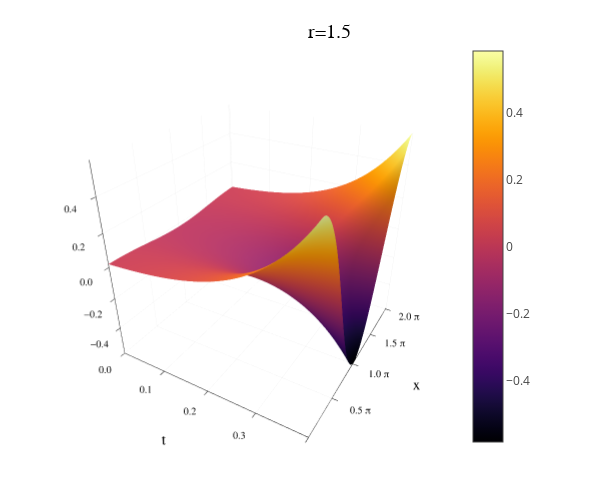
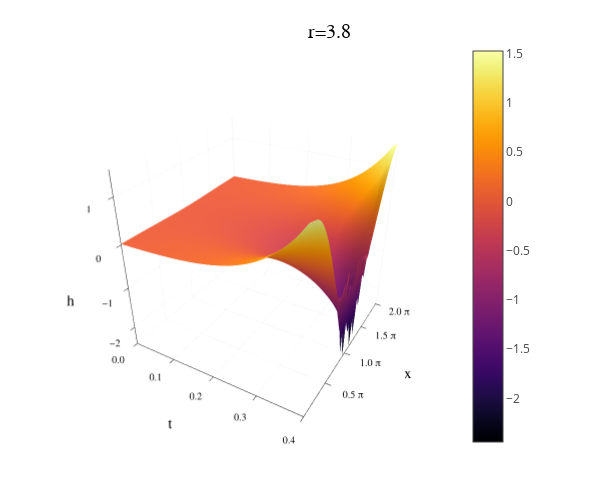
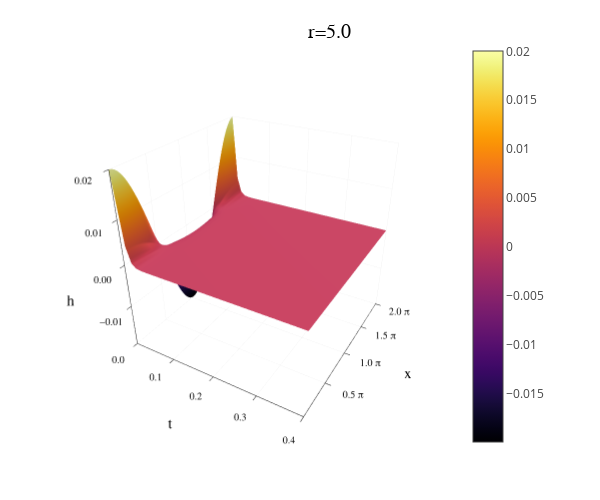

The cell these charts' notebook holds for them, in order:
### Code cell
for r in rs
    p = surface(hs[r],size=(600,500))
    xlabel!(p,"t")
    tidxs = Vector(range(1,M+1,step=10))
    xticks!(p,(tidxs,string.(t[tidxs])))
    idxs = Vector(range(0,N-1,step=25))
    yticks!(p,(idxs,string.(2*idxs/(N-1)).* " π"))
    ylabel!(p,"x")
    zlabel!(p,"h")
    title!(p,"r=$r")
    display(p)
end

### Figure 1 — Plotly figure (JSON) as saved in the notebook; plotly's stock layout.template omitted (floating-point values rounded to 4 significant figures; data arrays with more than 128 entries replaced by an {"elided": "..."} marker saying what was removed)
{"data": [{"cmax": 0.5857, "cmin": -0.5854, "colorbar": {"len": 0.8926, "title": {"text": ""}, "x": 0.7716, "y": 0.5069}, "colorscale": {"elided": "256x2 mixed values"}, "name": "y1", "opacity": null, "scene": "scene", "showlegend": false, "showscale": true, "type": "surface", "x": [1, 2, 3, 4, 5, 6, 7, 8, 9, 10, 11, 12, 13, 14, 15, 16, 17, 18, 19, 20, 21, 22, 23, 24, 25, 26, 27, 28, 29, 30, 31, 32, 33, 34, 35, 36, 37, 38, 39, 40, 41], "xaxis": "x", "y": [1, 2, 3, 4, 5, 6, 7, 8, 9, 10, 11, 12, 13, 14, 15, 16, 17, 18, 19, 20, 21, 22, 23, 24, 25, 26, 27, 28, 29, 30, 31, 32, 33, 34, 35, 36, 37, 38, 39, 40, 41, 42, 43, 44, 45, 46, 47, 48, 49, 50, 51, 52, 53, 54, 55, 56, 57, 58, 59, 60, 61, 62, 63, 64, 65, 66, 67, 68, 69, 70, 71, 72, 73, 74, 75, 76, 77, 78, 79, 80, 81, 82, 83, 84, 85, 86, 87, 88, 89, 90, 91, 92, 93, 94, 95, 96, 97, 98, 99, 100, 101], "yaxis": "y", "z": {"elided": "101x41 float values"}, "zaxis": "z", "zmax": 0.5857, "zmin": -0.5854}], "layout": {"annotations": [{"font": {"color": "rgba(0, 0, 0, 1)", "family": "sans-serif", "size": 20}, "rotation": 0, "showarrow": false, "text": "r=1.5", "x": 0.5498, "xanchor": "center", "xref": "paper", "y": 1, "yanchor": "top", "yref": "paper"}], "height": 500, "legend": {"bgcolor": "rgba(255, 255, 255, 1.000)", "bordercolor": "rgba(0, 0, 0, 1)", "borderwidth": 1, "font": {"color": "rgba(0, 0, 0, 1)", "family": "sans-serif", "size": 11}, "title": {"font": {"color": "rgba(0, 0, 0, 1)", "family": "sans-serif", "size": 15}, "text": ""}, "tracegroupgap": 0, "traceorder": "normal", "x": 1, "xanchor": "auto", "y": 1, "yanchor": "auto"}, "margin": {"b": 20, "l": 0, "r": 0, "t": 20}, "paper_bgcolor": "rgba(255, 255, 255, 1.000)", "plot_bgcolor": "rgba(255, 255, 255, 1.000)", "scene": {"aspectmode": "auto", "aspectratio": {"x": 1, "y": 1, "z": 1}, "camera": {"center": {"x": 0, "y": 0, "z": 0}, "eye": {"x": 1.02, "y": -1.766, "z": 1.178}, "projection": {"type": "perspective"}, "up": {"x": -0.003204, "y": -0.001854, "z": 1.0}}, "domain": {"x": [0.1061, 0.7716], "y": [0.06065, 0.9532]}, "xaxis": {"gridcolor": "rgba(0, 0, 0, 0.1)", "gridwidth": 0.5, "linecolor": "rgba(0, 0, 0, 1)", "mirror": false, "range": [1, 41], "showgrid": true, "showline": true, "showticklabels": true, "tickangle": 0, "tickcolor": "rgb(0, 0, 0)", "tickfont": {"color": "rgba(0, 0, 0, 1)", "family": "sans-serif", "size": 11}, "tickmode": "array", "ticks": "inside", "ticktext": ["0.0", "0.1", "0.2", "0.3", "0.4"], "tickvals": [1, 11, 21, 31, 41], "title": {"font": {"color": "rgba(0, 0, 0, 1)", "family": "sans-serif", "size": 15}, "text": "t"}, "type": "linear", "visible": true, "zeroline": false, "zerolinecolor": "rgba(0, 0, 0, 1)"}, "yaxis": {"gridcolor": "rgba(0, 0, 0, 0.1)", "gridwidth": 0.5, "linecolor": "rgba(0, 0, 0, 1)", "mirror": false, "range": [1, 101], "showgrid": true, "showline": true, "showticklabels": true, "tickangle": 0, "tickcolor": "rgb(0, 0, 0)", "tickfont": {"color": "rgba(0, 0, 0, 1)", "family": "sans-serif", "size": 11}, "tickmode": "array", "ticks": "inside", "ticktext": ["0.0 π", "0.5 π", "1.0 π", "1.5 π", "2.0 π"], "tickvals": [0, 25, 50, 75, 100], "title": {"font": {"color": "rgba(0, 0, 0, 1)", "family": "sans-serif", "size": 15}, "text": "x"}, "type": "linear", "visible": true, "zeroline": false, "zerolinecolor": "rgba(0, 0, 0, 1)"}, "zaxis": {"gridcolor": "rgba(0, 0, 0, 0.1)", "gridwidth": 0.5, "linecolor": "rgba(0, 0, 0, 1)", "mirror": false, "range": [-0.5854, 0.5857], "showgrid": true, "showline": true, "showticklabels": true, "tickangle": 0, "tickcolor": "rgb(0, 0, 0)", "tickfont": {"color": "rgba(0, 0, 0, 1)", "family": "sans-serif", "size": 11}, "tickmode": "array", "ticks": "inside", "ticktext": ["−0.4", "−0.2", "0.0", "0.2", "0.4"], "tickvals": [-0.4, -0.2, 0, 0.2, 0.4], "title": {"font": {"color": "rgba(0, 0, 0, 1)", "family": "sans-serif", "size": 15}, "text": "h"}, "type": "linear", "visible": true, "zeroline": false, "zerolinecolor": "rgba(0, 0, 0, 1)"}}, "showlegend": true, "width": 600}}

### Figure 2 — Plotly figure (JSON) as saved in the notebook; plotly's stock layout.template omitted (floating-point values rounded to 4 significant figures; data arrays with more than 128 entries replaced by an {"elided": "..."} marker saying what was removed)
{"data": [{"cmax": 1.526, "cmin": -2.447, "colorbar": {"len": 0.8926, "title": {"text": ""}, "x": 0.7716, "y": 0.5069}, "colorscale": {"elided": "256x2 mixed values"}, "name": "y1", "opacity": null, "scene": "scene", "showlegend": false, "showscale": true, "type": "surface", "x": [1, 2, 3, 4, 5, 6, 7, 8, 9, 10, 11, 12, 13, 14, 15, 16, 17, 18, 19, 20, 21, 22, 23, 24, 25, 26, 27, 28, 29, 30, 31, 32, 33, 34, 35, 36, 37, 38, 39, 40, 41], "xaxis": "x", "y": [1, 2, 3, 4, 5, 6, 7, 8, 9, 10, 11, 12, 13, 14, 15, 16, 17, 18, 19, 20, 21, 22, 23, 24, 25, 26, 27, 28, 29, 30, 31, 32, 33, 34, 35, 36, 37, 38, 39, 40, 41, 42, 43, 44, 45, 46, 47, 48, 49, 50, 51, 52, 53, 54, 55, 56, 57, 58, 59, 60, 61, 62, 63, 64, 65, 66, 67, 68, 69, 70, 71, 72, 73, 74, 75, 76, 77, 78, 79, 80, 81, 82, 83, 84, 85, 86, 87, 88, 89, 90, 91, 92, 93, 94, 95, 96, 97, 98, 99, 100, 101], "yaxis": "y", "z": {"elided": "101x41 float values"}, "zaxis": "z", "zmax": 1.526, "zmin": -2.447}], "layout": {"annotations": [{"font": {"color": "rgba(0, 0, 0, 1)", "family": "sans-serif", "size": 20}, "rotation": 0, "showarrow": false, "text": "r=3.8", "x": 0.5498, "xanchor": "center", "xref": "paper", "y": 1, "yanchor": "top", "yref": "paper"}], "height": 500, "legend": {"bgcolor": "rgba(255, 255, 255, 1.000)", "bordercolor": "rgba(0, 0, 0, 1)", "borderwidth": 1, "font": {"color": "rgba(0, 0, 0, 1)", "family": "sans-serif", "size": 11}, "title": {"font": {"color": "rgba(0, 0, 0, 1)", "family": "sans-serif", "size": 15}, "text": ""}, "tracegroupgap": 0, "traceorder": "normal", "x": 1, "xanchor": "auto", "y": 1, "yanchor": "auto"}, "margin": {"b": 20, "l": 0, "r": 0, "t": 20}, "paper_bgcolor": "rgba(255, 255, 255, 1.000)", "plot_bgcolor": "rgba(255, 255, 255, 1.000)", "scene": {"aspectmode": "auto", "aspectratio": {"x": 1, "y": 1, "z": 1}, "camera": {"eye": {"x": 1.126, "y": -1.95, "z": 1.3}, "projection": "orthographic"}, "domain": {"x": [0.1061, 0.7716], "y": [0.06065, 0.9532]}, "xaxis": {"gridcolor": "rgba(0, 0, 0, 0.1)", "gridwidth": 0.5, "linecolor": "rgba(0, 0, 0, 1)", "mirror": false, "range": [1, 41], "showgrid": true, "showline": true, "showticklabels": true, "tickangle": 0, "tickcolor": "rgb(0, 0, 0)", "tickfont": {"color": "rgba(0, 0, 0, 1)", "family": "sans-serif", "size": 11}, "tickmode": "array", "ticks": "inside", "ticktext": ["0.0", "0.1", "0.2", "0.3", "0.4"], "tickvals": [1, 11, 21, 31, 41], "title": {"font": {"color": "rgba(0, 0, 0, 1)", "family": "sans-serif", "size": 15}, "text": "t"}, "type": "linear", "visible": true, "zeroline": false, "zerolinecolor": "rgba(0, 0, 0, 1)"}, "yaxis": {"gridcolor": "rgba(0, 0, 0, 0.1)", "gridwidth": 0.5, "linecolor": "rgba(0, 0, 0, 1)", "mirror": false, "range": [1, 101], "showgrid": true, "showline": true, "showticklabels": true, "tickangle": 0, "tickcolor": "rgb(0, 0, 0)", "tickfont": {"color": "rgba(0, 0, 0, 1)", "family": "sans-serif", "size": 11}, "tickmode": "array", "ticks": "inside", "ticktext": ["0.0 π", "0.5 π", "1.0 π", "1.5 π", "2.0 π"], "tickvals": [0, 25, 50, 75, 100], "title": {"font": {"color": "rgba(0, 0, 0, 1)", "family": "sans-serif", "size": 15}, "text": "x"}, "type": "linear", "visible": true, "zeroline": false, "zerolinecolor": "rgba(0, 0, 0, 1)"}, "zaxis": {"gridcolor": "rgba(0, 0, 0, 0.1)", "gridwidth": 0.5, "linecolor": "rgba(0, 0, 0, 1)", "mirror": false, "range": [-2.447, 1.526], "showgrid": true, "showline": true, "showticklabels": true, "tickangle": 0, "tickcolor": "rgb(0, 0, 0)", "tickfont": {"color": "rgba(0, 0, 0, 1)", "family": "sans-serif", "size": 11}, "tickmode": "array", "ticks": "inside", "ticktext": ["−2", "−1", "0", "1"], "tickvals": [-2, -1, 0, 1], "title": {"font": {"color": "rgba(0, 0, 0, 1)", "family": "sans-serif", "size": 15}, "text": "h"}, "type": "linear", "visible": true, "zeroline": false, "zerolinecolor": "rgba(0, 0, 0, 1)"}}, "showlegend": true, "width": 600}}

### Figure 3 — Plotly figure (JSON) as saved in the notebook; plotly's stock layout.template omitted (floating-point values rounded to 4 significant figures; data arrays with more than 128 entries replaced by an {"elided": "..."} marker saying what was removed)
{"data": [{"cmax": 0.02, "cmin": -0.01999, "colorbar": {"len": 0.8926, "title": {"text": ""}, "x": 0.7716, "y": 0.5069}, "colorscale": {"elided": "256x2 mixed values"}, "name": "y1", "opacity": null, "scene": "scene", "showlegend": false, "showscale": true, "type": "surface", "x": [1, 2, 3, 4, 5, 6, 7, 8, 9, 10, 11, 12, 13, 14, 15, 16, 17, 18, 19, 20, 21, 22, 23, 24, 25, 26, 27, 28, 29, 30, 31, 32, 33, 34, 35, 36, 37, 38, 39, 40, 41], "xaxis": "x", "y": [1, 2, 3, 4, 5, 6, 7, 8, 9, 10, 11, 12, 13, 14, 15, 16, 17, 18, 19, 20, 21, 22, 23, 24, 25, 26, 27, 28, 29, 30, 31, 32, 33, 34, 35, 36, 37, 38, 39, 40, 41, 42, 43, 44, 45, 46, 47, 48, 49, 50, 51, 52, 53, 54, 55, 56, 57, 58, 59, 60, 61, 62, 63, 64, 65, 66, 67, 68, 69, 70, 71, 72, 73, 74, 75, 76, 77, 78, 79, 80, 81, 82, 83, 84, 85, 86, 87, 88, 89, 90, 91, 92, 93, 94, 95, 96, 97, 98, 99, 100, 101], "yaxis": "y", "z": {"elided": "101x41 float values"}, "zaxis": "z", "zmax": 0.02, "zmin": -0.01999}], "layout": {"annotations": [{"font": {"color": "rgba(0, 0, 0, 1)", "family": "sans-serif", "size": 20}, "rotation": 0, "showarrow": false, "text": "r=5.0", "x": 0.5498, "xanchor": "center", "xref": "paper", "y": 1, "yanchor": "top", "yref": "paper"}], "height": 500, "legend": {"bgcolor": "rgba(255, 255, 255, 1.000)", "bordercolor": "rgba(0, 0, 0, 1)", "borderwidth": 1, "font": {"color": "rgba(0, 0, 0, 1)", "family": "sans-serif", "size": 11}, "title": {"font": {"color": "rgba(0, 0, 0, 1)", "family": "sans-serif", "size": 15}, "text": ""}, "tracegroupgap": 0, "traceorder": "normal", "x": 1, "xanchor": "auto", "y": 1, "yanchor": "auto"}, "margin": {"b": 20, "l": 0, "r": 0, "t": 20}, "paper_bgcolor": "rgba(255, 255, 255, 1.000)", "plot_bgcolor": "rgba(255, 255, 255, 1.000)", "scene": {"aspectmode": "auto", "aspectratio": {"x": 1, "y": 1, "z": 1}, "camera": {"eye": {"x": 1.126, "y": -1.95, "z": 1.3}, "projection": "orthographic"}, "domain": {"x": [0.1061, 0.7716], "y": [0.06065, 0.9532]}, "xaxis": {"gridcolor": "rgba(0, 0, 0, 0.1)", "gridwidth": 0.5, "linecolor": "rgba(0, 0, 0, 1)", "mirror": false, "range": [1, 41], "showgrid": true, "showline": true, "showticklabels": true, "tickangle": 0, "tickcolor": "rgb(0, 0, 0)", "tickfont": {"color": "rgba(0, 0, 0, 1)", "family": "sans-serif", "size": 11}, "tickmode": "array", "ticks": "inside", "ticktext": ["0.0", "0.1", "0.2", "0.3", "0.4"], "tickvals": [1, 11, 21, 31, 41], "title": {"font": {"color": "rgba(0, 0, 0, 1)", "family": "sans-serif", "size": 15}, "text": "t"}, "type": "linear", "visible": true, "zeroline": false, "zerolinecolor": "rgba(0, 0, 0, 1)"}, "yaxis": {"gridcolor": "rgba(0, 0, 0, 0.1)", "gridwidth": 0.5, "linecolor": "rgba(0, 0, 0, 1)", "mirror": false, "range": [1, 101], "showgrid": true, "showline": true, "showticklabels": true, "tickangle": 0, "tickcolor": "rgb(0, 0, 0)", "tickfont": {"color": "rgba(0, 0, 0, 1)", "family": "sans-serif", "size": 11}, "tickmode": "array", "ticks": "inside", "ticktext": ["0.0 π", "0.5 π", "1.0 π", "1.5 π", "2.0 π"], "tickvals": [0, 25, 50, 75, 100], "title": {"font": {"color": "rgba(0, 0, 0, 1)", "family": "sans-serif", "size": 15}, "text": "x"}, "type": "linear", "visible": true, "zeroline": false, "zerolinecolor": "rgba(0, 0, 0, 1)"}, "zaxis": {"gridcolor": "rgba(0, 0, 0, 0.1)", "gridwidth": 0.5, "linecolor": "rgba(0, 0, 0, 1)", "mirror": false, "range": [-0.01999, 0.02], "showgrid": true, "showline": true, "showticklabels": true, "tickangle": 0, "tickcolor": "rgb(0, 0, 0)", "tickfont": {"color": "rgba(0, 0, 0, 1)", "family": "sans-serif", "size": 11}, "tickmode": "array", "ticks": "inside", "ticktext": ["−0.01", "0.00", "0.01", "0.02"], "tickvals": [-0.01, 0, 0.01, 0.02], "title": {"font": {"color": "rgba(0, 0, 0, 1)", "family": "sans-serif", "size": 15}, "text": "h"}, "type": "linear", "visible": true, "zeroline": false, "zerolinecolor": "rgba(0, 0, 0, 1)"}}, "showlegend": true, "width": 600}}
